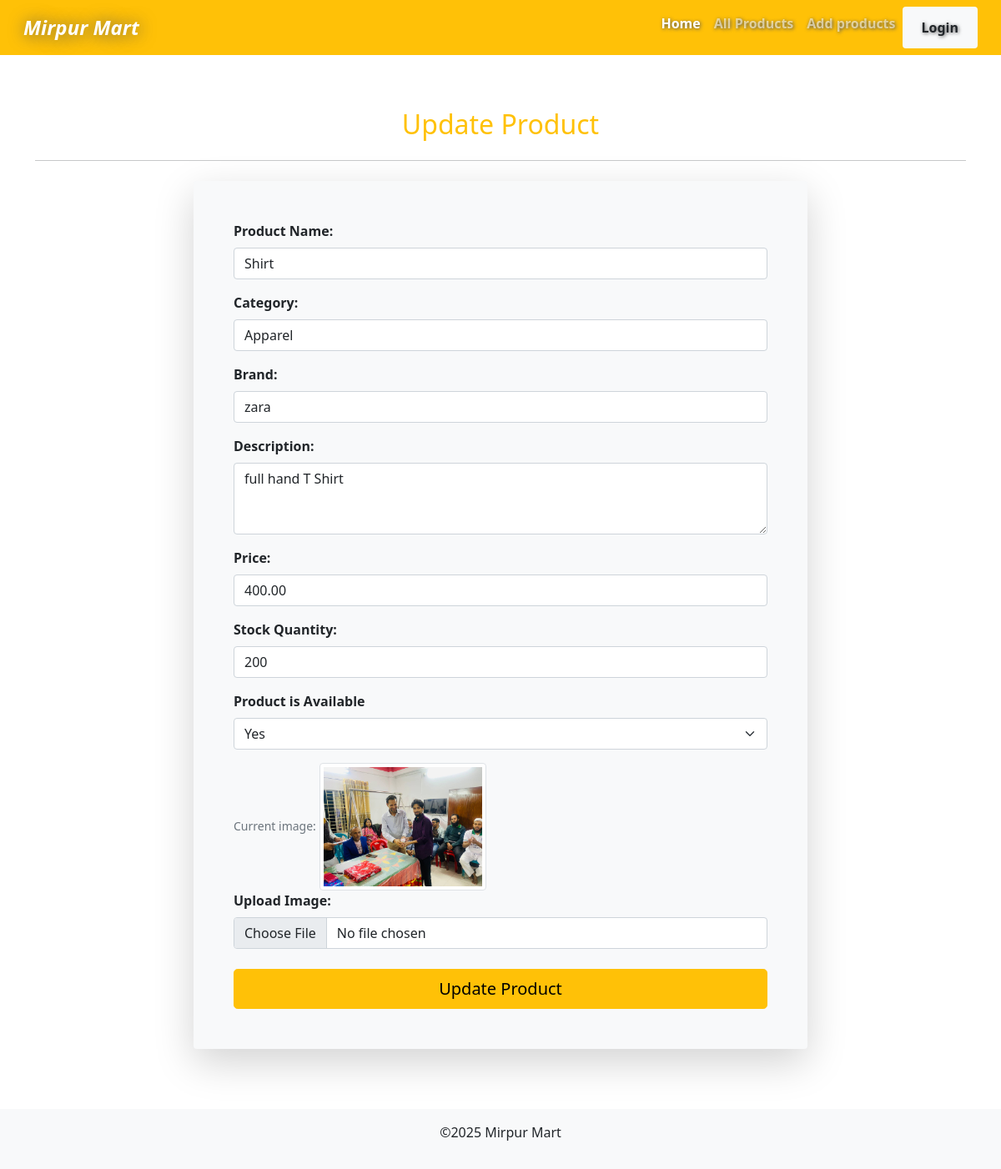
The app's page /update_product/2/, older data.
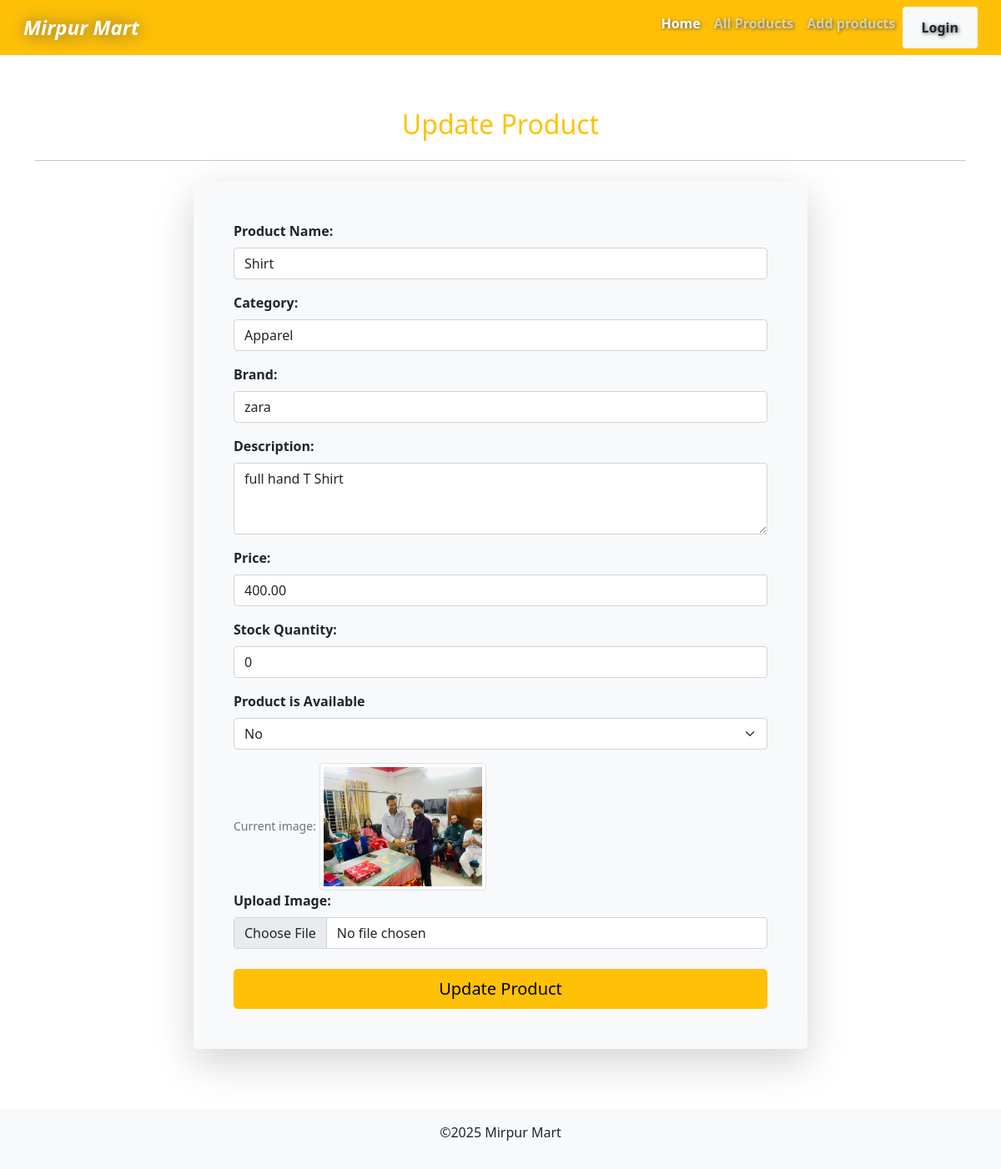
The same page, newer data.
### products/models.py (models this page shows, shortened)
class Product(models.Model):
    name = models.CharField(max_length=255)
    description = models.TextField(max_length=200)
    price = models.DecimalField(max_digits=10, decimal_places=2)
    category = models.CharField(max_length=100)
    brand = models.CharField(max_length=100)
    is_available = models.BooleanField(default=True)
    stock_quantity = models.IntegerField(default=0)
    image = models.ImageField(upload_to='product/images/', null=True, blank=True)
    is_deleted = models.BooleanField(default=False)
    created_at = models.DateTimeField(auto_now_add=True)
    updated_at = models.DateTimeField(auto_now=True)

### products/views.py (the view, shortened to what this page needs)
# urls.py: path('update_product/<int:product_id>/', views.update_product, name='update_product'),
def update_product(request, product_id):
    productData = get_object_or_404(Product, id=product_id)
    context = {
        'product': productData,
    }
    return render(request, 'product_page/update_product.html', context)

### products/templates/product_page/update_product.html (shortened to what this page needs)
{% extends 'base.html' %}
{% block content %}
<section id="add" class="section">
    <div class="container py-5">
        <h2 class="text-center text-warning pt-3 mb-4">Update Product</h2>
        <hr class="mb-4">
        <div class="row justify-content-center">
            <div class="col-lg-8 col-md-10">
                <form class="Product-form bg-light p-5 rounded shadow-lg" method="POST" action="{% url 'update_product' product.id %}"
                    enctype="multipart/form-data">
                    <div class="mb-3">
                        <label for="productName" class="form-label fw-bold">Product Name:</label>
                        <input type="text" class="form-control" id="productName" placeholder="Enter product name"
                            name="name" value="{{ product.name }}">
                    </div>
                    <div class="mb-3">
                        <label for="productCategory" class="form-label fw-bold">Category:</label>
                        <input type="text" class="form-control" id="productCategory"
                            placeholder="e.g., Electronics, Apparel" name="category" value="{{ product.category }}">
                    </div>
                    <div class="mb-3">
                        <label for="productBrand" class="form-label fw-bold">Brand:</label>
                        <input type="text" class="form-control" id="productBrand" placeholder="e.g., Acme Corp, Nike"
                            name="brand" value="{{ product.brand }}">
                    </div>
                    <div class="mb-3">
                        <label for="productDescription" class="form-label fw-bold">Description:</label>
                        <textarea class="form-control" id="productDescription" placeholder="Enter description"
                            name="description" rows="3" >{{ product.description }}</textarea>
                    </div>
                    <div class="mb-3">
                        <label for="productPrice" class="form-label fw-bold">Price:</label>
                        <input type="number" step="0.01" class="form-control" id="productPrice"
                            placeholder="Enter price (e.g., 99.99)" name="price" value="{{ product.price }}">
                    </div>
                    <div class="mb-3">
                        <label for="stockQuantity" class="form-label fw-bold">Stock Quantity:</label>
                        <input type="number" class="form-control" id="stockQuantity"
                            placeholder="Enter number of items in stock" name="stock_quantity" value="{{ product.stock_quantity }}">
                    </div>
                    <div class="mb-3">
                        <label for="isAvailable" class="form-label fw-bold">Product is Available</label>
                        <select id="isAvailable" name="is_available" class="form-select" >
                            <option value="True" {% if product.is_available %}selected{% endif %}>Yes</option>
                            <option value="False" {% if not product.is_available %}selected{% endif %}>No</option>
                        </select>
                    </div>
                    <div class="mb-4">
                        {% if product.image %}
                        <div class="mt-2">
                            <small class="text-muted">Current image:</small>
                            <img src="{{ product.image.url }}" alt="{{ product.name }}" class="img-thumbnail" style="max-width: 200px;">
                        </div>
                        {% endif %}
                        <label for="productImage" class="form-label fw-bold">Upload Image:</label>
                        <input type="file" class="form-control" id="productImage" accept="image/*" name="image" aria-label="Update file">
                    </div>
                    <div class="d-grid gap-2">
                        <button type="submit" class="btn btn-warning btn-lg">Update Product</button>
                    </div>
                </form>
            </div>
        </div>
    </div>
</section>
{% endblock content %}

Row changes from the older to the newer data that the page shows:
changed Product "Shirt": stock_quantity "200" → "0"; is_available "Yes" → "No"
